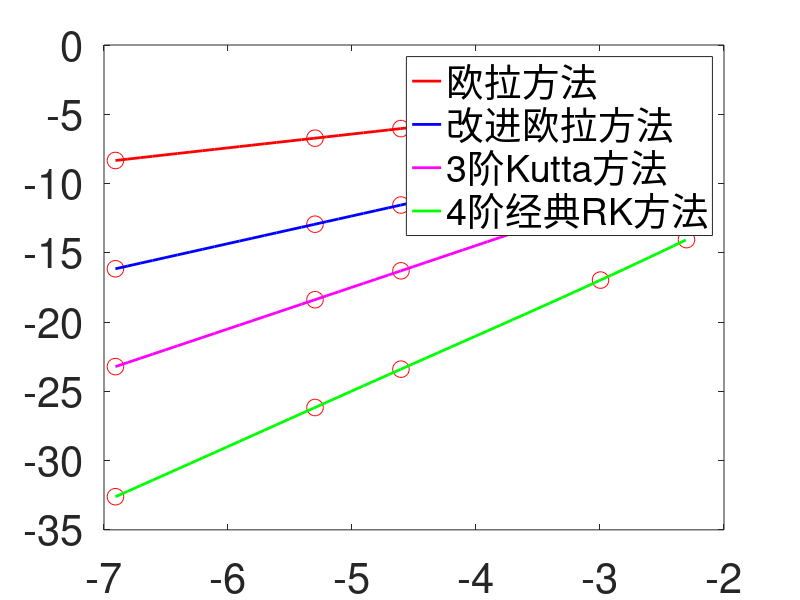

The MATLAB source for this figure:
clc,clear, close all;
h=[0.001,0.005,0.01,0.05,0.1];
forerr=[0.00023955,0.0012,0.0024,0.0125,0.0263];
referr=[0.000000096538,0.0000024098,0.0000096205,0.00023633,0.00091858];
k3err=[8.259e-11,1.036e-8,8.333e-8,1.081e-5,9.046e-5];
rk4err=[6.883e-15,4.319e-12,6.875e-11,4.27e-8,7.91e-7];
h=log(h);
forerr=log(forerr);
referr=log(referr);
k3err=log(k3err);
rk4err=log(rk4err);
xi=log(0.001):0.1:log(0.1);
yi=spline(h,forerr,xi);
zi=spline(h,referr,xi);
wi=spline(h,k3err,xi);
ui=spline(h,rk4err,xi);

figure
xlabel('log(h)'); ylabel('log(Error)');
fig1=plot(h,forerr,'or');
set(fig1,'markersize',12);
hold on
fig2=plot(xi,yi,'r');
set(fig2,'LineWidth',2,'markersize',2); set(gca,'FontSize',30);
hold on
fig3=plot(h,referr,'or');
set(fig3,'markersize',12);
hold on
fig4=plot(xi,zi,'b');
set(fig4,'LineWidth',2,'markersize',2); set(gca,'FontSize',30);
hold on
fig5=plot(h,k3err,'or');
set(fig5,'markersize',12); set(gca,'FontSize',30);
hold on
fig6=plot(xi,wi,'m');
set(fig6,'LineWidth',2,'markersize',2); set(gca,'FontSize',30);
hold on
fig7=plot(h,rk4err,'or');
set(fig7,'markersize',12); set(gca,'FontSize',30);
hold on
fig8=plot(xi,ui,'g');
set(fig8,'LineWidth',2,'markersize',2); set(gca,'FontSize',30);
legend([fig2 fig4 fig6 fig8],{'欧拉方法','改进欧拉方法','3阶Kutta方法','4阶经典RK方法'})